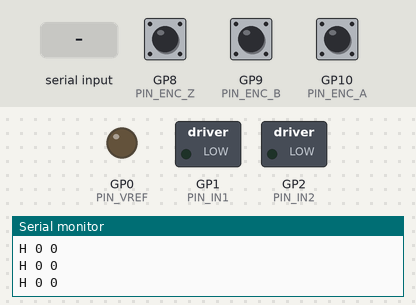
The sketch below on a simulated Raspberry Pi Pico. Parts: switched loads named in the sketch (green lamp = pin HIGH), output pins drawn as LEDs (lit = HIGH), the last lines printed to the serial monitor. The test bench sets the inputs (shaded band); at power-on: GP8 (PIN_ENC_Z) HIGH, GP9 (PIN_ENC_B) HIGH, GP10 (PIN_ENC_A) HIGH (analog values on the 0–1023 scale).

Above: at 1.2 s.
1.3 s: "F 45\n" received over Serial
At 1.7 s:
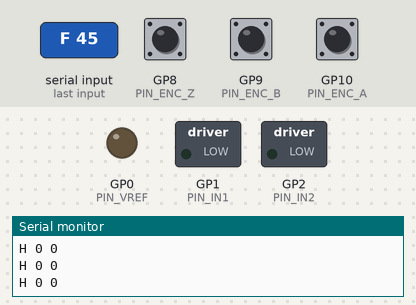
2.9 s: "T 300\n" received over Serial
At 3.9 s:
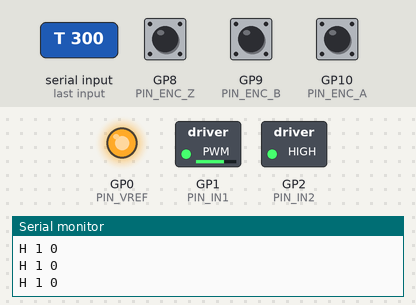
Timing chart, 0 to 7.4 s (numbered marks = the images above; inputs shaded):
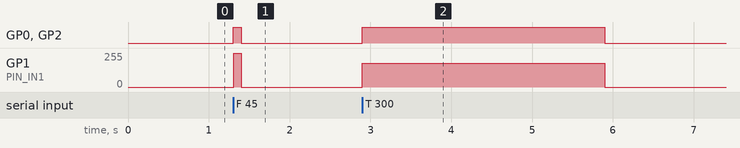

The sketch:

cambridge_ffb.ino
```cpp
// OUTPUT board firmware: the CambridgeRacer force-feedback base (protocol: docs/wheel_protocol.md).
// Board: XIAO RP2040 #2 + DRV8251A H-bridge (week_9/steering/output_board), a 775 motor at 9 V (USB-C PD trigger),
// a capstan (~23:1) onto the steering rod. Arduino IDE, Earle Philhower RP2040 core. It never sends W lines: the input
// board (firmware/cambridge_wheel) reads the steering, pedals and paddles; this one only listens to the same encoder.
//
// game -> board  "F <permille>"  -1000..1000 of the motor's maximum torque, + turns the rim clockwise (~once per frame)
//                "?"             -> "I cambridge-ffb 1"
// board -> game  "H <flags> <mA>" heartbeat, 10 per second: the game finds and watches this board by it.
//                flags: 1 driving (fresh F lines), 2 Z seen (soft stops armed), 4 current guard backing off,
//                8 overspeed brake. mA: the motor current averaged over ~1 s.
// bench (serial monitor, line ending "New line"):
//                "S"             -> one status line (see statusLine)
//                "T <permille>"  hold that motor command for 3 s, without GAIN (the step 8 torque / stall tests);
//                                any F line ends it. The current guard and the overspeed brake still apply.
//
// Safety, in order:
// - no F line for 100 ms: limp (the bridge coasts, VREF low cuts the drive). The game sends F 0 when it pauses or closes.
// - the RP2040 watchdog resets the board if this loop ever stops: the pins float, the DRV8251A's pull-downs coast it.
// - rim faster than 580 deg/s: brake (at most 0.5 s at a time, then coast until it slows).
// - motor current averaged over ~1 s kept under 1.5 A (peaks may reach the 2.1 A hardware limit, ITRIP): the guard
//   holds a long stall at ~1.3 A.
// - soft end stops: a spring past +-165 deg from centre (the printed hard stop is at +-170), once Z has been seen.
// - GAIN scales everything the game asks for. Start at 20 %; raise it once the bench checks pass.
//
// PWM decay: SLOW decay (drive / brake). Forward = IN1 high and IN2 PWM: IN2 low drives, IN2 high brakes (both low-side
// FETs on), so the motor current keeps flowing through the off phase and the motor sees duty x 9 V on average: at a
// standstill its current, and so the torque, is proportional to the duty. Fast decay (drive / coast) pushes the current
// back into the supply every off phase; at 20 kHz, far shorter than the motor's L/R, it barely conducts below ~50 %
// duty: a dead zone, then a jump. The price of slow decay: during the brake phases the motor's back-EMF brakes it, so
// whenever a command is applied the rim is damped by the motor itself (always stable; it is why DAMPING starts low).
// Zero command is not brake but COAST (IN1 = IN2 = 0): the rim is free when the game sends F 0 or goes quiet.

#include <Arduino.h>
#include <hardware/gpio.h>

// ---- pins: the output board ------------------------------------------------------------------------------------
const int PIN_VREF = D0;                  // DRV8251A VREF: HIGH (3.3 V) = ITRIP ~2.1 A, LOW cuts the drive
const int PIN_IN1 = D1, PIN_IN2 = D2;     // 00 coast, 10 forward (OUT1 high), 01 reverse, 11 brake
const int PIN_IPROPI = A3;                // 1.575 V per amp (1 kohm to GND)
const int PIN_ENC_A = D10, PIN_ENC_B = D9, PIN_ENC_Z = D8;   // tap of the MT6701 (powered by the input board) via 1 kohm

// ---- constants to check / tune on the bench ---------------------------------------------------------------------
const float GAIN = 0.20f;                 // master gain on the game's force (and this firmware's damping and stops)
const int MOTOR_SIGN = -1;                // motor + (IN1 driven, OUT1 high) turns the rim LEFT and F + is clockwise, so -1.
                                          // Flip it if "T 300" turns the rim counter-clockwise.
const int ENC_SIGN = 1;                   // +1: clockwise raises the count (A leading B, the same decoding as the input
                                          // board). Flip it if the S line's "deg" falls while you turn the rim right.
const long Z_OFFSET_COUNTS = 0;           // straight ahead = where Z fires + this many counts. To measure it: power up
                                          // with the wheel straight (lug up), turn slowly until "z 1", send S, copy "zfix".
const long ENC_COUNTS_PER_REV = 4096;     // MT6701 at 1024 PPR, 4x decoding, on the rod (1:1 with the rim)
const float FFB_TAU_MS = 3.0f;            // smoothing of the game's F (it comes once per frame, 50-120 Hz)
const float VEL_TAU_MS = 8.0f;            // smoothing of the rim speed (one count per ms is 88 deg/s)
const float DAMPING = 0.0004f;            // torque (fraction of max) per deg/s of rim speed: 0.08 at 200 deg/s
const unsigned long FFB_TIMEOUT_MS = 100; // no F for this long: limp
const float SOFT_STOP_DEG = 165.0f;
const float SOFT_STOP_PER_DEG = 0.2f;     // spring past the soft stop: full torque 5 deg in, at the hard stop
const float SOFT_STOP_DAMPING = 0.003f;   // extra damping between the soft and the hard stop, per deg/s (no bounce)
const float OVERSPEED_DPS = 580.0f;       // brake above this rim speed ...
const float OVERSPEED_RELEASE_DPS = 480.0f;   // ... until it is back under this
const unsigned long BRAKE_MAX_MS = 500;   // one overspeed brake lasts at most this (IPROPI can't see the brake current)
const float VOLTS_PER_AMP = 1.575f;       // IPROPI into 1 kohm
const float AVG_TAU_S = 1.0f;             // the current guard: the motor current averaged over about a second ...
const float GUARD_FROM_AMPS = 1.3f;       // ... above this backs the command off (GUARD_DOWN per second per amp over),
const float GUARD_DOWN = 40.0f;           // so that even a sudden stall at the 2.1 A limit peaks under 1.5 A (1.45-1.48 A
const float GUARD_UP = 0.2f;              // simulated for a 0.5-2 ohm motor); regained at GUARD_UP per second under it
const uint32_t PWM_HZ = 20000;            // above hearing
const int PWM_RANGE = 1000;
const float MIN_DUTY = 0.003f;            // a smaller command coasts
const unsigned long LOOP_US = 1000;       // 1 kHz control loop
const unsigned long HEARTBEAT_MS = 100;
const unsigned long BENCH_HOLD_MS = 3000;

const float DEG_PER_COUNT = 360.0f / ENC_COUNTS_PER_REV;

// ---- encoder (interrupts; the same table and A / B roles as the input board) ---------------------------------------
volatile long encCount = 0;
volatile uint8_t encPrev = 0;
volatile long zCount = 0;                 // encCount when Z last rose
volatile bool zSeen = false;

uint8_t encState() {
  const uint32_t in = gpio_get_all();     // A and B in the same instant
  return (((in >> PIN_ENC_A) & 1u) << 1) | ((in >> PIN_ENC_B) & 1u);
}

void encISR() {
  static const int8_t table[16] = {0, -1, 1, 0, 1, 0, 0, -1, -1, 0, 0, 1, 0, 1, -1, 0};
  const uint8_t cur = encState();
  encCount += table[(encPrev << 2) | cur];
  encPrev = cur;
}

void zISR() {
  // Z is one count wide (~150 us at 580 deg/s): latched here, never polled. Every pass re-references the centre.
  zCount = encCount;
  zSeen = true;
}

// ---- bridge ----------------------------------------------------------------------------------------------------
enum Bridge : uint8_t { COAST, DRIVE, BRAKE };
Bridge bridge = COAST;
int pwmPin = -1;          // DRIVE: the input that PWMs (low = drive phase, high = brake phase)
float duty = 0.0f;

void setCoast() {
  analogWrite(PIN_IN1, 0);
  analogWrite(PIN_IN2, 0);
  bridge = COAST; pwmPin = -1; duty = 0.0f;
}

void setBrake() {
  analogWrite(PIN_IN1, PWM_RANGE);
  analogWrite(PIN_IN2, PWM_RANGE);
  bridge = BRAKE; pwmPin = -1; duty = 0.0f;
}

// t: -1..1 of the motor's maximum, + = clockwise on the rim. Slow decay: one input held high, the other PWMs.
void setTorque(float t) {
  const float m = constrain(t, -1.0f, 1.0f) * MOTOR_SIGN;    // + = motor + (IN1 driven, OUT1 high)
  const float d = fabsf(m);
  if (d < MIN_DUTY) { setCoast(); return; }
  const int brakeLevel = (int)lroundf((1.0f - d) * PWM_RANGE);   // the PWM'd input is high (brake) this long
  if (m > 0) { analogWrite(PIN_IN1, PWM_RANGE); analogWrite(PIN_IN2, brakeLevel); pwmPin = PIN_IN2; }
  else       { analogWrite(PIN_IN2, PWM_RANGE); analogWrite(PIN_IN1, brakeLevel); pwmPin = PIN_IN1; }
  bridge = DRIVE; duty = d;
}

// IPROPI follows the bridge current while it drives; in the brake phases of slow decay the current circulates through
// the low-side FETs, which IPROPI may not report. So A3 is read inside a drive phase (the PWM'd input low before and
// after the conversion), waiting at most ~one PWM period. Returns -1 if no drive phase was long enough (tiny duty).
float a3Volts = 0.0f, peakA3Volts = 0.0f;
float readMotorAmps() {
  if (bridge != DRIVE) return bridge == COAST ? 0.0f : -1.0f;
  const unsigned long t0 = micros();
  do {
    if (!gpio_get(pwmPin)) {
      const int raw = analogRead(PIN_IPROPI);
      if (!gpio_get(pwmPin)) {
        a3Volts = raw * 3.3f / 4095.0f;
        peakA3Volts = max(peakA3Volts, a3Volts);
        return a3Volts / VOLTS_PER_AMP;
      }
    }
  } while (micros() - t0 < 60);
  return -1.0f;
}

// ---- state -----------------------------------------------------------------------------------------------------
bool gotF = false;
unsigned long lastFfbMs = 0;
float target = 0.0f, torque = 0.0f;       // the game's command (-1..1, + clockwise), raw and smoothed
long benchPermille = 0;
unsigned long benchStartMs = 0;
bool bench = false;
long lastPos = 0;
float rimDps = 0.0f;                      // + = clockwise
float out = 0.0f;                         // what went to the bridge (-1..1)
float amps = 0.0f, avgAmps = 0.0f, guard = 1.0f;
bool overspeed = false;
unsigned long overspeedSinceMs = 0;
bool limp = true;
unsigned long lastLoopUs = 0, lastBeatMs = 0;
char line[48];
int lineLen = 0;
bool lineOverlong = false;

// strict "<letter> <integer>" (no junk): a damaged line must not command torque or refresh the watchdog
bool parseInt(const char* s, long lo, long hi, long& v) {
  while (*s == ' ' || *s == '\t') ++s;
  char* end = nullptr;
  v = strtol(s, &end, 10);
  if (end == s) return false;
  while (*end == ' ' || *end == '\t') ++end;
  return *end == 0 && v >= lo && v <= hi;
}

void writeLine(const char* s, int len) {
  if (Serial.availableForWrite() >= len) Serial.write(s, len);   // never block (nobody reading)
}

void statusLine() {
  noInterrupts(); long raw = encCount; long zRaw = zCount; bool z = zSeen; interrupts();
  const long pos = ENC_SIGN * raw;
  const float deg = pos * DEG_PER_COUNT;                                       // since power-up
  const float ang = (pos - (ENC_SIGN * zRaw + Z_OFFSET_COUNTS)) * DEG_PER_COUNT;   // from centre (needs Z)
  const char* mode = limp ? "limp" : overspeed ? "overspeed" : bench ? "bench" : "game";
  const char* br = bridge == DRIVE ? "drive" : bridge == BRAKE ? "brake" : "coast";
  char angText[16] = "none";             // (no centre before Z)
  if (z) snprintf(angText, sizeof(angText), "%.1f", ang);
  char s[256];
  int n = snprintf(s, sizeof(s),
    "S deg %.1f ang %s z %d count %ld zcount %ld zfix %ld dps %.0f game %.3f out %.3f %s duty %.2f amps %.2f avg %.2f a3 %.3fV peak %.3fV guard %.2f gain %.2f %s\n",
    deg, angText, z ? 1 : 0, pos, ENC_SIGN * zRaw, -ENC_SIGN * zRaw, rimDps, torque, out, br, duty,
    max(amps, 0.0f), avgAmps, a3Volts, peakA3Volts, guard, GAIN, mode);
  writeLine(s, min(n, (int)sizeof(s) - 1));
  peakA3Volts = 0.0f;
}

void handleLine(const char* s) {
  long v;
  if (s[0] == 'F' && (s[1] == ' ' || s[1] == '\t') && parseInt(s + 1, -1000, 1000, v)) {
    target = v / 1000.0f;
    lastFfbMs = millis();
    gotF = true;
    bench = false;
  } else if (s[0] == 'T' && (s[1] == ' ' || s[1] == '\t') && parseInt(s + 1, -1000, 1000, v)) {
    benchPermille = v;
    benchStartMs = millis();
    bench = v != 0;
  } else if (strcmp(s, "?") == 0) {
    writeLine("I cambridge-ffb 1\n", 18);
  } else if (strcmp(s, "S") == 0) {
    statusLine();
  }
}

void control(float dt) {
  const unsigned long now = millis();
  noInterrupts(); long raw = encCount; long zRaw = zCount; bool z = zSeen; interrupts();
  const long pos = ENC_SIGN * raw;
  const float rawDps = (pos - lastPos) * DEG_PER_COUNT / dt;
  lastPos = pos;
  rimDps += dt * 1000.0f / (VEL_TAU_MS + dt * 1000.0f) * (rawDps - rimDps);

  bench = bench && now - benchStartMs < BENCH_HOLD_MS;
  const bool fresh = gotF && now - lastFfbMs <= FFB_TIMEOUT_MS;
  limp = !fresh && !bench;
  if (limp) {
    // game gone (closed, crashed, unplugged) or never there: coast, drive cut, start over from zero
    setCoast();
    digitalWrite(PIN_VREF, LOW);
    target = torque = out = 0.0f;
    overspeed = false;
  } else {
    digitalWrite(PIN_VREF, HIGH);
    torque += dt * 1000.0f / (FFB_TAU_MS + dt * 1000.0f) * (target - torque);
    float cmd;
    if (bench) {
      cmd = benchPermille / 1000.0f;                       // the bench command, as is
    } else {
      cmd = torque - DAMPING * rimDps;
      if (z) {
        const float ang = (pos - (ENC_SIGN * zRaw + Z_OFFSET_COUNTS)) * DEG_PER_COUNT;
        const float past = fabsf(ang) - SOFT_STOP_DEG;
        if (past > 0.0f) {
          cmd -= (ang > 0.0f ? 1.0f : -1.0f) * SOFT_STOP_PER_DEG * past + SOFT_STOP_DAMPING * rimDps;
        }
      }
      cmd = constrain(cmd, -1.0f, 1.0f) * GAIN;
    }
    out = constrain(cmd, -1.0f, 1.0f) * guard;

    if (!overspeed && fabsf(rimDps) > OVERSPEED_DPS) { overspeed = true; overspeedSinceMs = now; }
    else if (overspeed && fabsf(rimDps) < OVERSPEED_RELEASE_DPS) { overspeed = false; }
    if (overspeed) {
      now - overspeedSinceMs < BRAKE_MAX_MS ? setBrake() : setCoast();
    } else {
      setTorque(out);
    }
  }

  // current guard (unmeasurable samples count as the last good one)
  const float a = readMotorAmps();
  if (a >= 0.0f) amps = a;
  else if (bridge != DRIVE) amps = 0.0f;
  avgAmps += dt / AVG_TAU_S * (amps - avgAmps);
  if (avgAmps > GUARD_FROM_AMPS) guard = max(0.0f, guard - GUARD_DOWN * (avgAmps - GUARD_FROM_AMPS) * dt);
  else guard = min(1.0f, guard + GUARD_UP * dt);
}

void setup() {
  // the bridge coasts and the drive is cut before anything else
  pinMode(PIN_VREF, OUTPUT);
  digitalWrite(PIN_VREF, LOW);
  analogWriteFreq(PWM_HZ);                // (before the first analogWrite: these reset the core's PWM setup)
  analogWriteRange(PWM_RANGE);
  setCoast();
  analogReadResolution(12);
  Serial.begin(115200);
  pinMode(PIN_ENC_A, INPUT);              // plain inputs: the sensor is powered (and driven) by the input board
  pinMode(PIN_ENC_B, INPUT);
  pinMode(PIN_ENC_Z, INPUT);
  delay(50);                              // the MT6701 holds its ABZ outputs for 16 ms after power-up
  encPrev = encState();
  attachInterrupt(digitalPinToInterrupt(PIN_ENC_A), encISR, CHANGE);
  attachInterrupt(digitalPinToInterrupt(PIN_ENC_B), encISR, CHANGE);
  attachInterrupt(digitalPinToInterrupt(PIN_ENC_Z), zISR, RISING);
  lastLoopUs = micros();
  rp2040.wdt_begin(200);                  // the loop stops for 0.2 s: reset (the bridge coasts)
}

void loop() {
  // 1. lines from the game (or the serial monitor)
  while (Serial.available()) {
    char c = Serial.read();
    if (c == '\n' || c == '\r') {
      if (lineLen && !lineOverlong) { line[lineLen] = 0; handleLine(line); }
      lineLen = 0;
      lineOverlong = false;
    } else if (lineLen < (int)sizeof(line) - 1) {
      line[lineLen++] = c;
    } else {
      lineOverlong = true;
    }
  }

  // 2. force, damping, stops and guards at a fixed 1 kHz
  const unsigned long nowUs = micros();
  if (nowUs - lastLoopUs >= LOOP_US) {
    const float dt = min((nowUs - lastLoopUs) * 1e-6f, 0.01f);
    lastLoopUs = nowUs;
    control(dt);
    rp2040.wdt_reset();
  }

  // 3. heartbeat
  if (millis() - lastBeatMs >= HEARTBEAT_MS) {
    lastBeatMs = millis();
    const int flags = (limp ? 0 : 1) | (zSeen ? 2 : 0) | (guard < 0.99f ? 4 : 0) | (overspeed ? 8 : 0);
    char s[32];
    const int n = snprintf(s, sizeof(s), "H %d %ld\n", flags, lroundf(avgAmps * 1000.0f));
    writeLine(s, n);
  }
}
```

Measured:
- after the input at 1.3 s, GP0 (PIN_VREF), GP2 (PIN_IN2): LOW → HIGH at once, → LOW 0.10 s later; GP1 (PIN_IN1): 0/255 → 252/255 at once, → 0/255 0.10 s later
- after the input at 2.9 s, GP0 (PIN_VREF), GP2 (PIN_IN2): LOW → HIGH at once, → LOW 3.0 s later; GP1 (PIN_IN1): 0/255 → 178/255 at once, → 0/255 3.0 s later
